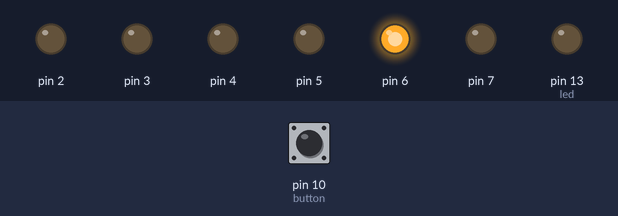
Recording of a sketch running on a simulated Arduino Uno, built with avr-gcc and run on an emulated ATmega328P. Parts: output pins drawn as LEDs (lit = HIGH). Dashed ring = blinking. The test bench sets the inputs (shaded band); at power-on: pin 10 (button) HIGH.

Above: at 1.3 s.
1.4 s: pin 10 (button) pulled LOW for 0.3 s
At 2.6 s:
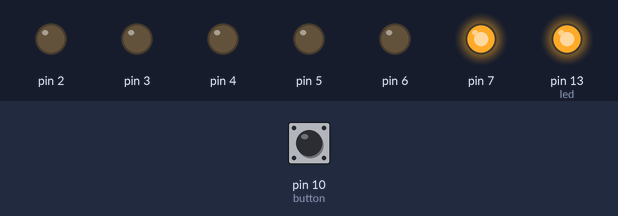
3.2 s: pin 10 (button) pulled LOW for 1 s
At 5.0 s:
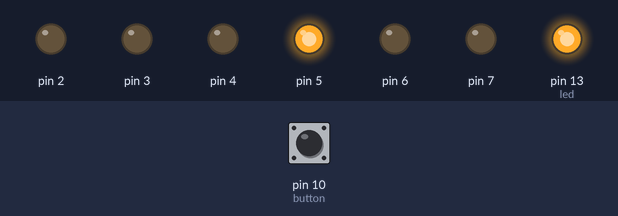
5.7 s: pin 10 (button) pulled LOW for 0.3 s
At 6.6 s:
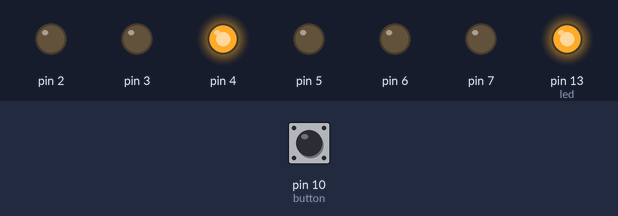
7.5 s: pin 10 (button) pulled LOW for 3.2 s
At 7.87 s:
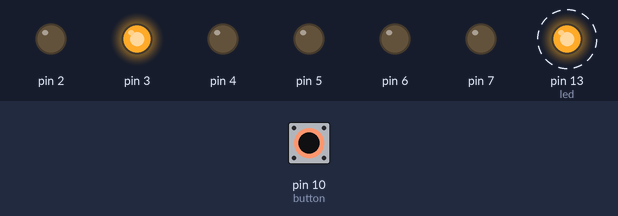
Timing chart, 0 to 13.2 s (numbered marks = the images above; inputs shaded):
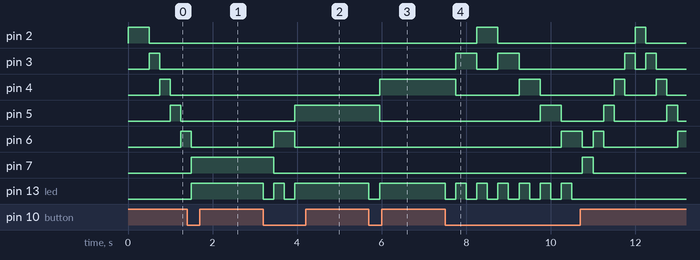

The sketch:

Microcontrollers.ino
```cpp
#include <avr/io.h>
#include <avr/delay.h>

#define NO_OF_LEDS 6
#define DELAY 250

int main(void) {
	init();
	Serial.begin(9600);

	DDRD = 0b11111100;   // Knightrider led sequence
	DDRB |= (1 << DDB5); // Pin 13 output led
	PORTB |= (1 << PB2); // Pull-up pin 10 (button)

	int i = 0;
	int dir = 0; //dir 0 => left; dir 1 => right
	PORTD = 0b0000100;
	while (1) {
		//Button
		if (!(PINB & (1 << PORTB2))) {
			PORTB |= (1 << PB5);
			_delay_ms(250); //Sofware matig ontdenderen
			while ((PINB & (1 << PORTB2))) {
				_delay_ms(50);
			}
		}
		PORTB &= ~(1 << PB5);

		//Set the leds
		_delay_ms(DELAY);
		PORTD &= 0b00000011; //Clear our six bits designated for the leds we use
		PORTD |= 1 << (i + 2); //Assign the current led in the knightrider sequence

		//Increase the bit number
		if (!dir) {
			i++;
		}
		else {
			i--;
		}

		//Change direction of loop
		if (i >= NO_OF_LEDS - 1) {
			dir = 1; //Go down
		} else if(i < 1) {
			dir = 0; //Go up again
		}


		/* Button
		if (!(PINB & (1 << PORTB2))) {
		PORTB |= (1 << PB5);
		_delay_ms(250); //Sofware matig ontdenderen
		while ((PINB & (1 << PORTB2))) {
		_delay_ms(50);
		}
		}
		PORTB &= ~(1 << PB5);
		*/

		/*Knight rider sequence
		for (i = 1; i < NO_OF_LEDS; i++) {

			if (!(PINB & (1 << PORTB2))) {
				PORTB |= (1 << PB5);
				_delay_ms(250); //Sofware matig ontdenderen
				while ((PINB & (1 << PORTB2))) {
					_delay_ms(50);
				}
			}
			PORTB &= ~(1 << PB5);

			_delay_ms(DELAY);
			PORTD = (PORTD << 1);
		}
		for (i = 1; i < NO_OF_LEDS; i++) {

			if (!(PINB & (1 << PORTB2))) {
				PORTB |= (1 << PB5);
				_delay_ms(250); //Software matig ontdenderen
				while ((PINB & (1 << PORTB2))) {
					_delay_ms(50);
				}
			}
			PORTB &= ~(1 << PB5);

			_delay_ms(DELAY);
			PORTD = (PORTD >> 1);
		}
		*/
	}
}
```

Measured:
- after the input at 1.4 s, pin 2: stays LOW (without the input it goes to HIGH after 1.4 s); pin 3: stays LOW (without the input it goes to HIGH after 1.1 s); pin 4: stays LOW (without the input it goes to HIGH after 0.85 s); pin 5: stays LOW (without the input it goes to HIGH after 0.60 s); pin 6: goes on until 1.5 s, then stays LOW
- after the input at 3.2 s, pin 5: LOW → HIGH after 0.75 s; pin 6: LOW → HIGH after 0.25 s, → LOW 0.50 s later; pin 7: HIGH → LOW after 0.25 s; pin 13 (led): alternates HIGH for 0.25 s and LOW for 0.25 s, 4 changes in all, then stays HIGH, starting at once
- after the input at 5.7 s, pin 4: LOW → HIGH after 0.25 s; pin 5: HIGH → LOW after 0.25 s; pin 13 (led): HIGH → LOW at once, → HIGH 0.25 s later
- after the input at 7.5 s, pin 2: LOW → HIGH after 0.75 s, → LOW 0.50 s later, → HIGH 3.3 s later, → LOW 0.25 s later; pin 3: LOW → HIGH after 0.25 s, → LOW 0.50 s later, → HIGH 0.50 s later, → LOW 0.50 s later, … (8 changes in this stretch)
